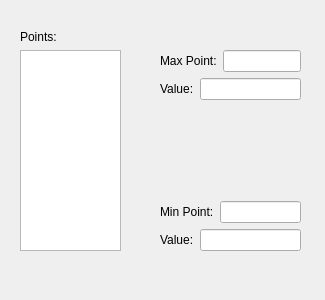
<?xml version="1.0" encoding="UTF-8"?>
<ui version="4.0">
 <class>Rezults</class>
 <widget class="QDialog" name="Rezults">
  <property name="geometry">
   <rect>
    <x>0</x>
    <y>0</y>
    <width>325</width>
    <height>300</height>
   </rect>
  </property>
  <property name="windowTitle">
   <string>Dialog</string>
  </property>
  <widget class="QWidget" name="layoutWidget">
   <property name="geometry">
    <rect>
     <x>20</x>
     <y>30</y>
     <width>101</width>
     <height>221</height>
    </rect>
   </property>
   <layout class="QVBoxLayout" name="verticalLayout">
    <item>
     <widget class="QLabel" name="label">
      <property name="text">
       <string>Points:</string>
      </property>
     </widget>
    </item>
    <item>
     <widget class="QTextEdit" name="textEdit">
      <property name="readOnly">
       <bool>true</bool>
      </property>
     </widget>
    </item>
   </layout>
  </widget>
  <widget class="QWidget" name="layoutWidget">
   <property name="geometry">
    <rect>
     <x>160</x>
     <y>50</y>
     <width>141</width>
     <height>201</height>
    </rect>
   </property>
   <layout class="QVBoxLayout" name="verticalLayout_2">
    <item>
     <layout class="QHBoxLayout" name="horizontalLayout">
      <item>
       <widget class="QLabel" name="label_max">
        <property name="text">
         <string>Max Point:</string>
        </property>
       </widget>
      </item>
      <item>
       <widget class="QLineEdit" name="lineMax">
        <property name="alignment">
         <set>Qt::AlignRight|Qt::AlignTrailing|Qt::AlignVCenter</set>
        </property>
        <property name="readOnly">
         <bool>true</bool>
        </property>
       </widget>
      </item>
     </layout>
    </item>
    <item>
     <layout class="QHBoxLayout" name="horizontalLayout_3">
      <item>
       <widget class="QLabel" name="label_max_value">
        <property name="text">
         <string>Value:</string>
        </property>
       </widget>
      </item>
      <item>
       <widget class="QLineEdit" name="lineMaxValue">
        <property name="alignment">
         <set>Qt::AlignRight|Qt::AlignTrailing|Qt::AlignVCenter</set>
        </property>
        <property name="readOnly">
         <bool>true</bool>
        </property>
       </widget>
      </item>
     </layout>
    </item>
    <item>
     <spacer name="verticalSpacer">
      <property name="orientation">
       <enum>Qt::Vertical</enum>
      </property>
      <property name="sizeHint" stdset="0">
       <size>
        <width>20</width>
        <height>40</height>
       </size>
      </property>
     </spacer>
    </item>
    <item>
     <layout class="QHBoxLayout" name="horizontalLayout_2">
      <item>
       <widget class="QLabel" name="label_min">
        <property name="text">
         <string>Min Point:</string>
        </property>
       </widget>
      </item>
      <item>
       <widget class="QLineEdit" name="lineMin">
        <property name="alignment">
         <set>Qt::AlignRight|Qt::AlignTrailing|Qt::AlignVCenter</set>
        </property>
        <property name="readOnly">
         <bool>true</bool>
        </property>
       </widget>
      </item>
     </layout>
    </item>
    <item>
     <layout class="QHBoxLayout" name="horizontalLayout_4">
      <item>
       <widget class="QLabel" name="label_min_value">
        <property name="text">
         <string>Value:</string>
        </property>
       </widget>
      </item>
      <item>
       <widget class="QLineEdit" name="lineMinValue">
        <property name="alignment">
         <set>Qt::AlignRight|Qt::AlignTrailing|Qt::AlignVCenter</set>
        </property>
        <property name="readOnly">
         <bool>true</bool>
        </property>
       </widget>
      </item>
     </layout>
    </item>
   </layout>
  </widget>
 </widget>
 <resources/>
 <connections/>
</ui>
